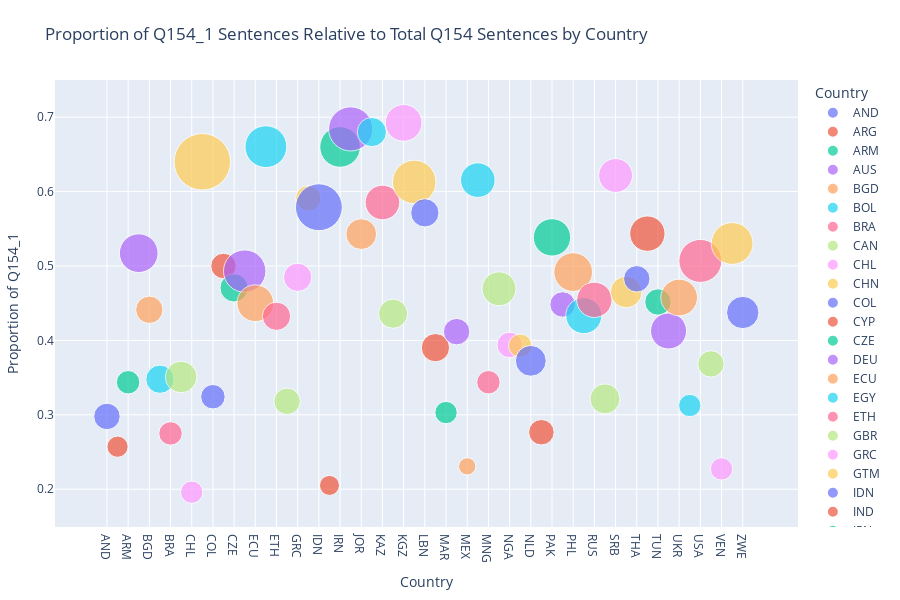

The cell this chart's notebook holds for it:
### Code cell
## (Visualization -I) ##

# This code filters predicted Q154-related labels from the predictions dataset,
# calculates sentence counts and proportions of given response per country,
# prepares the data for ordered plotting,
# then creates and displays a scatter plot showing the proportion of Q154_1 sentences relative to total Q154 sentences by country,
# with point sizes representing sentence counts, x-axis showing the countries and y-axis the proportion of given response to total count responses.

%run visualize_preds_props.py

### Figure 1 — Plotly figure (JSON) as saved in the notebook; plotly's stock layout.template omitted (floating-point values rounded to 4 significant figures)
{"data": [{"hovertemplate": "<b>%{hovertext}</b><br><br>Country=%{x}<br>Proportion of Q154_1=%{y}<br>Sentence Count=%{marker.size}<extra></extra>", "hovertext": ["AND"], "legendgroup": "AND", "marker": {"color": "#636efa", "size": [14], "sizemode": "area", "sizeref": 0.04, "symbol": "circle"}, "mode": "markers", "name": "AND", "orientation": "v", "showlegend": true, "type": "scatter", "x": ["AND"], "xaxis": "x", "y": [0.2979], "yaxis": "y"}, {"hovertemplate": "<b>%{hovertext}</b><br><br>Country=%{x}<br>Proportion of Q154_1=%{y}<br>Sentence Count=%{marker.size}<extra></extra>", "hovertext": ["ARG"], "legendgroup": "ARG", "marker": {"color": "#EF553B", "size": [9], "sizemode": "area", "sizeref": 0.04, "symbol": "circle"}, "mode": "markers", "name": "ARG", "orientation": "v", "showlegend": true, "type": "scatter", "x": ["ARG"], "xaxis": "x", "y": [0.2571], "yaxis": "y"}, {"hovertemplate": "<b>%{hovertext}</b><br><br>Country=%{x}<br>Proportion of Q154_1=%{y}<br>Sentence Count=%{marker.size}<extra></extra>", "hovertext": ["ARM"], "legendgroup": "ARM", "marker": {"color": "#00cc96", "size": [11], "sizemode": "area", "sizeref": 0.04, "symbol": "circle"}, "mode": "markers", "name": "ARM", "orientation": "v", "showlegend": true, "type": "scatter", "x": ["ARM"], "xaxis": "x", "y": [0.3438], "yaxis": "y"}, {"hovertemplate": "<b>%{hovertext}</b><br><br>Country=%{x}<br>Proportion of Q154_1=%{y}<br>Sentence Count=%{marker.size}<extra></extra>", "hovertext": ["AUS"], "legendgroup": "AUS", "marker": {"color": "#ab63fa", "size": [30], "sizemode": "area", "sizeref": 0.04, "symbol": "circle"}, "mode": "markers", "name": "AUS", "orientation": "v", "showlegend": true, "type": "scatter", "x": ["AUS"], "xaxis": "x", "y": [0.5172], "yaxis": "y"}, {"hovertemplate": "<b>%{hovertext}</b><br><br>Country=%{x}<br>Proportion of Q154_1=%{y}<br>Sentence Count=%{marker.size}<extra></extra>", "hovertext": ["BGD"], "legendgroup": "BGD", "marker": {"color": "#FFA15A", "size": [15], "sizemode": "area", "sizeref": 0.04, "symbol": "circle"}, "mode": "markers", "name": "BGD", "orientation": "v", "showlegend": true, "type": "scatter", "x": ["BGD"], "xaxis": "x", "y": [0.4412], "yaxis": "y"}, {"hovertemplate": "<b>%{hovertext}</b><br><br>Country=%{x}<br>Proportion of Q154_1=%{y}<br>Sentence Count=%{marker.size}<extra></extra>", "hovertext": ["BOL"], "legendgroup": "BOL", "marker": {"color": "#19d3f3", "size": [16], "sizemode": "area", "sizeref": 0.04, "symbol": "circle"}, "mode": "markers", "name": "BOL", "orientation": "v", "showlegend": true, "type": "scatter", "x": ["BOL"], "xaxis": "x", "y": [0.3478], "yaxis": "y"}, {"hovertemplate": "<b>%{hovertext}</b><br><br>Country=%{x}<br>Proportion of Q154_1=%{y}<br>Sentence Count=%{marker.size}<extra></extra>", "hovertext": ["BRA"], "legendgroup": "BRA", "marker": {"color": "#FF6692", "size": [11], "sizemode": "area", "sizeref": 0.04, "symbol": "circle"}, "mode": "markers", "name": "BRA", "orientation": "v", "showlegend": true, "type": "scatter", "x": ["BRA"], "xaxis": "x", "y": [0.275], "yaxis": "y"}, {"hovertemplate": "<b>%{hovertext}</b><br><br>Country=%{x}<br>Proportion of Q154_1=%{y}<br>Sentence Count=%{marker.size}<extra></extra>", "hovertext": ["CAN"], "legendgroup": "CAN", "marker": {"color": "#B6E880", "size": [20], "sizemode": "area", "sizeref": 0.04, "symbol": "circle"}, "mode": "markers", "name": "CAN", "orientation": "v", "showlegend": true, "type": "scatter", "x": ["CAN"], "xaxis": "x", "y": [0.3509], "yaxis": "y"}, {"hovertemplate": "<b>%{hovertext}</b><br><br>Country=%{x}<br>Proportion of Q154_1=%{y}<br>Sentence Count=%{marker.size}<extra></extra>", "hovertext": ["CHL"], "legendgroup": "CHL", "marker": {"color": "#FF97FF", "size": [10], "sizemode": "area", "sizeref": 0.04, "symbol": "circle"}, "mode": "markers", "name": "CHL", "orientation": "v", "showlegend": true, "type": "scatter", "x": ["CHL"], "xaxis": "x", "y": [0.1961], "yaxis": "y"}, {"hovertemplate": "<b>%{hovertext}</b><br><br>Country=%{x}<br>Proportion of Q154_1=%{y}<br>Sentence Count=%{marker.size}<extra></extra>", "hovertext": ["CHN"], "legendgroup": "CHN", "marker": {"color": "#FECB52", "size": [64], "sizemode": "area", "sizeref": 0.04, "symbol": "circle"}, "mode": "markers", "name": "CHN", "orientation": "v", "showlegend": true, "type": "scatter", "x": ["CHN"], "xaxis": "x", "y": [0.64], "yaxis": "y"}, {"hovertemplate": "<b>%{hovertext}</b><br><br>Country=%{x}<br>Proportion of Q154_1=%{y}<br>Sentence Count=%{marker.size}<extra></extra>", "hovertext": ["COL"], "legendgroup": "COL", "marker": {"color": "#636efa", "size": [12], "sizemode": "area", "sizeref": 0.04, "symbol": "circle"}, "mode": "markers", "name": "COL", "orientation": "v", "showlegend": true, "type": "scatter", "x": ["COL"], "xaxis": "x", "y": [0.3243], "yaxis": "y"}, {"hovertemplate": "<b>%{hovertext}</b><br><br>Country=%{x}<br>Proportion of Q154_1=%{y}<br>Sentence Count=%{marker.size}<extra></extra>", "hovertext": ["CYP"], "legendgroup": "CYP", "marker": {"color": "#EF553B", "size": [13], "sizemode": "area", "sizeref": 0.04, "symbol": "circle"}, "mode": "markers", "name": "CYP", "orientation": "v", "showlegend": true, "type": "scatter", "x": ["CYP"], "xaxis": "x", "y": [0.5], "yaxis": "y"}, {"hovertemplate": "<b>%{hovertext}</b><br><br>Country=%{x}<br>Proportion of Q154_1=%{y}<br>Sentence Count=%{marker.size}<extra></extra>", "hovertext": ["CZE"], "legendgroup": "CZE", "marker": {"color": "#00cc96", "size": [16], "sizemode": "area", "sizeref": 0.04, "symbol": "circle"}, "mode": "markers", "name": "CZE", "orientation": "v", "showlegend": true, "type": "scatter", "x": ["CZE"], "xaxis": "x", "y": [0.4706], "yaxis": "y"}, {"hovertemplate": "<b>%{hovertext}</b><br><br>Country=%{x}<br>Proportion of Q154_1=%{y}<br>Sentence Count=%{marker.size}<extra></extra>", "hovertext": ["DEU"], "legendgroup": "DEU", "marker": {"color": "#ab63fa", "size": [36], "sizemode": "area", "sizeref": 0.04, "symbol": "circle"}, "mode": "markers", "name": "DEU", "orientation": "v", "showlegend": true, "type": "scatter", "x": ["DEU"], "xaxis": "x", "y": [0.4932], "yaxis": "y"}, {"hovertemplate": "<b>%{hovertext}</b><br><br>Country=%{x}<br>Proportion of Q154_1=%{y}<br>Sentence Count=%{marker.size}<extra></extra>", "hovertext": ["ECU"], "legendgroup": "ECU", "marker": {"color": "#FFA15A", "size": [27], "sizemode": "area", "sizeref": 0.04, "symbol": "circle"}, "mode": "markers", "name": "ECU", "orientation": "v", "showlegend": true, "type": "scatter", "x": ["ECU"], "xaxis": "x", "y": [0.45], "yaxis": "y"}, {"hovertemplate": "<b>%{hovertext}</b><br><br>Country=%{x}<br>Proportion of Q154_1=%{y}<br>Sentence Count=%{marker.size}<extra></extra>", "hovertext": ["EGY"], "legendgroup": "EGY", "marker": {"color": "#19d3f3", "size": [35], "sizemode": "area", "sizeref": 0.04, "symbol": "circle"}, "mode": "markers", "name": "EGY", "orientation": "v", "showlegend": true, "type": "scatter", "x": ["EGY"], "xaxis": "x", "y": [0.6604], "yaxis": "y"}, {"hovertemplate": "<b>%{hovertext}</b><br><br>Country=%{x}<br>Proportion of Q154_1=%{y}<br>Sentence Count=%{marker.size}<extra></extra>", "hovertext": ["ETH"], "legendgroup": "ETH", "marker": {"color": "#FF6692", "size": [16], "sizemode": "area", "sizeref": 0.04, "symbol": "circle"}, "mode": "markers", "name": "ETH", "orientation": "v", "showlegend": true, "type": "scatter", "x": ["ETH"], "xaxis": "x", "y": [0.4324], "yaxis": "y"}, {"hovertemplate": "<b>%{hovertext}</b><br><br>Country=%{x}<br>Proportion of Q154_1=%{y}<br>Sentence Count=%{marker.size}<extra></extra>", "hovertext": ["GBR"], "legendgroup": "GBR", "marker": {"color": "#B6E880", "size": [14], "sizemode": "area", "sizeref": 0.04, "symbol": "circle"}, "mode": "markers", "name": "GBR", "orientation": "v", "showlegend": true, "type": "scatter", "x": ["GBR"], "xaxis": "x", "y": [0.3182], "yaxis": "y"}, {"hovertemplate": "<b>%{hovertext}</b><br><br>Country=%{x}<br>Proportion of Q154_1=%{y}<br>Sentence Count=%{marker.size}<extra></extra>", "hovertext": ["GRC"], "legendgroup": "GRC", "marker": {"color": "#FF97FF", "size": [16], "sizemode": "area", "sizeref": 0.04, "symbol": "circle"}, "mode": "markers", "name": "GRC", "orientation": "v", "showlegend": true, "type": "scatter", "x": ["GRC"], "xaxis": "x", "y": [0.4848], "yaxis": "y"}, {"hovertemplate": "<b>%{hovertext}</b><br><br>Country=%{x}<br>Proportion of Q154_1=%{y}<br>Sentence Count=%{marker.size}<extra></extra>", "hovertext": ["GTM"], "legendgroup": "GTM", "marker": {"color": "#FECB52", "size": [13], "sizemode": "area", "sizeref": 0.04, "symbol": "circle"}, "mode": "markers", "name": "GTM", "orientation": "v", "showlegend": true, "type": "scatter", "x": ["GTM"], "xaxis": "x", "y": [0.5909], "yaxis": "y"}, {"hovertemplate": "<b>%{hovertext}</b><br><br>Country=%{x}<br>Proportion of Q154_1=%{y}<br>Sentence Count=%{marker.size}<extra></extra>", "hovertext": ["IDN"], "legendgroup": "IDN", "marker": {"color": "#636efa", "size": [44], "sizemode": "area", "sizeref": 0.04, "symbol": "circle"}, "mode": "markers", "name": "IDN", "orientation": "v", "showlegend": true, "type": "scatter", "x": ["IDN"], "xaxis": "x", "y": [0.5789], "yaxis": "y"}, {"hovertemplate": "<b>%{hovertext}</b><br><br>Country=%{x}<br>Proportion of Q154_1=%{y}<br>Sentence Count=%{marker.size}<extra></extra>", "hovertext": ["IND"], "legendgroup": "IND", "marker": {"color": "#EF553B", "size": [8], "sizemode": "area", "sizeref": 0.04, "symbol": "circle"}, "mode": "markers", "name": "IND", "orientation": "v", "showlegend": true, "type": "scatter", "x": ["IND"], "xaxis": "x", "y": [0.2051], "yaxis": "y"}, {"hovertemplate": "<b>%{hovertext}</b><br><br>Country=%{x}<br>Proportion of Q154_1=%{y}<br>Sentence Count=%{marker.size}<extra></extra>", "hovertext": ["IRN"], "legendgroup": "IRN", "marker": {"color": "#00cc96", "size": [33], "sizemode": "area", "sizeref": 0.04, "symbol": "circle"}, "mode": "markers", "name": "IRN", "orientation": "v", "showlegend": true, "type": "scatter", "x": ["IRN"], "xaxis": "x", "y": [0.66], "yaxis": "y"}, {"hovertemplate": "<b>%{hovertext}</b><br><br>Country=%{x}<br>Proportion of Q154_1=%{y}<br>Sentence Count=%{marker.size}<extra></extra>", "hovertext": ["IRQ"], "legendgroup": "IRQ", "marker": {"color": "#ab63fa", "size": [39], "sizemode": "area", "sizeref": 0.04, "symbol": "circle"}, "mode": "markers", "name": "IRQ", "orientation": "v", "showlegend": true, "type": "scatter", "x": ["IRQ"], "xaxis": "x", "y": [0.6842], "yaxis": "y"}, {"hovertemplate": "<b>%{hovertext}</b><br><br>Country=%{x}<br>Proportion of Q154_1=%{y}<br>Sentence Count=%{marker.size}<extra></extra>", "hovertext": ["JOR"], "legendgroup": "JOR", "marker": {"color": "#FFA15A", "size": [19], "sizemode": "area", "sizeref": 0.04, "symbol": "circle"}, "mode": "markers", "name": "JOR", "orientation": "v", "showlegend": true, "type": "scatter", "x": ["JOR"], "xaxis": "x", "y": [0.5429], "yaxis": "y"}, {"hovertemplate": "<b>%{hovertext}</b><br><br>Country=%{x}<br>Proportion of Q154_1=%{y}<br>Sentence Count=%{marker.size}<extra></extra>", "hovertext": ["JPN"], "legendgroup": "JPN", "marker": {"color": "#19d3f3", "size": [17], "sizemode": "area", "sizeref": 0.04, "symbol": "circle"}, "mode": "markers", "name": "JPN", "orientation": "v", "showlegend": true, "type": "scatter", "x": ["JPN"], "xaxis": "x", "y": [0.68], "yaxis": "y"}, {"hovertemplate": "<b>%{hovertext}</b><br><br>Country=%{x}<br>Proportion of Q154_1=%{y}<br>Sentence Count=%{marker.size}<extra></extra>", "hovertext": ["KAZ"], "legendgroup": "KAZ", "marker": {"color": "#FF6692", "size": [24], "sizemode": "area", "sizeref": 0.04, "symbol": "circle"}, "mode": "markers", "name": "KAZ", "orientation": "v", "showlegend": true, "type": "scatter", "x": ["KAZ"], "xaxis": "x", "y": [0.5854], "yaxis": "y"}, {"hovertemplate": "<b>%{hovertext}</b><br><br>Country=%{x}<br>Proportion of Q154_1=%{y}<br>Sentence Count=%{marker.size}<extra></extra>", "hovertext": ["KEN"], "legendgroup": "KEN", "marker": {"color": "#B6E880", "size": [17], "sizemode": "area", "sizeref": 0.04, "symbol": "circle"}, "mode": "markers", "name": "KEN", "orientation": "v", "showlegend": true, "type": "scatter", "x": ["KEN"], "xaxis": "x", "y": [0.4359], "yaxis": "y"}, {"hovertemplate": "<b>%{hovertext}</b><br><br>Country=%{x}<br>Proportion of Q154_1=%{y}<br>Sentence Count=%{marker.size}<extra></extra>", "hovertext": ["KGZ"], "legendgroup": "KGZ", "marker": {"color": "#FF97FF", "size": [27], "sizemode": "area", "sizeref": 0.04, "symbol": "circle"}, "mode": "markers", "name": "KGZ", "orientation": "v", "showlegend": true, "type": "scatter", "x": ["KGZ"], "xaxis": "x", "y": [0.6923], "yaxis": "y"}, {"hovertemplate": "<b>%{hovertext}</b><br><br>Country=%{x}<br>Proportion of Q154_1=%{y}<br>Sentence Count=%{marker.size}<extra></extra>", "hovertext": ["KOR"], "legendgroup": "KOR", "marker": {"color": "#FECB52", "size": [38], "sizemode": "area", "sizeref": 0.04, "symbol": "circle"}, "mode": "markers", "name": "KOR", "orientation": "v", "showlegend": true, "type": "scatter", "x": ["KOR"], "xaxis": "x", "y": [0.6129], "yaxis": "y"}, {"hovertemplate": "<b>%{hovertext}</b><br><br>Country=%{x}<br>Proportion of Q154_1=%{y}<br>Sentence Count=%{marker.size}<extra></extra>", "hovertext": ["LBN"], "legendgroup": "LBN", "marker": {"color": "#636efa", "size": [16], "sizemode": "area", "sizeref": 0.04, "symbol": "circle"}, "mode": "markers", "name": "LBN", "orientation": "v", "showlegend": true, "type": "scatter", "x": ["LBN"], "xaxis": "x", "y": [0.5714], "yaxis": "y"}, {"hovertemplate": "<b>%{hovertext}</b><br><br>Country=%{x}<br>Proportion of Q154_1=%{y}<br>Sentence Count=%{marker.size}<extra></extra>", "hovertext": ["LBY"], "legendgroup": "LBY", "marker": {"color": "#EF553B", "size": [16], "sizemode": "area", "sizeref": 0.04, "symbol": "circle"}, "mode": "markers", "name": "LBY", "orientation": "v", "showlegend": true, "type": "scatter", "x": ["LBY"], "xaxis": "x", "y": [0.3902], "yaxis": "y"}, {"hovertemplate": "<b>%{hovertext}</b><br><br>Country=%{x}<br>Proportion of Q154_1=%{y}<br>Sentence Count=%{marker.size}<extra></extra>", "hovertext": ["MAR"], "legendgroup": "MAR", "marker": {"color": "#00cc96", "size": [10], "sizemode": "area", "sizeref": 0.04, "symbol": "circle"}, "mode": "markers", "name": "MAR", "orientation": "v", "showlegend": true, "type": "scatter", "x": ["MAR"], "xaxis": "x", "y": [0.303], "yaxis": "y"}, {"hovertemplate": "<b>%{hovertext}</b><br><br>Country=%{x}<br>Proportion of Q154_1=%{y}<br>Sentence Count=%{marker.size}<extra></extra>", "hovertext": ["MDV"], "legendgroup": "MDV", "marker": {"color": "#ab63fa", "size": [14], "sizemode": "area", "sizeref": 0.04, "symbol": "circle"}, "mode": "markers", "name": "MDV", "orientation": "v", "showlegend": true, "type": "scatter", "x": ["MDV"], "xaxis": "x", "y": [0.4118], "yaxis": "y"}, {"hovertemplate": "<b>%{hovertext}</b><br><br>Country=%{x}<br>Proportion of Q154_1=%{y}<br>Sentence Count=%{marker.size}<extra></extra>", "hovertext": ["MEX"], "legendgroup": "MEX", "marker": {"color": "#FFA15A", "size": [6], "sizemode": "area", "sizeref": 0.04, "symbol": "circle"}, "mode": "markers", "name": "MEX", "orientation": "v", "showlegend": true, "type": "scatter", "x": ["MEX"], "xaxis": "x", "y": [0.2308], "yaxis": "y"}, {"hovertemplate": "<b>%{hovertext}</b><br><br>Country=%{x}<br>Proportion of Q154_1=%{y}<br>Sentence Count=%{marker.size}<extra></extra>", "hovertext": ["MMR"], "legendgroup": "MMR", "marker": {"color": "#19d3f3", "size": [24], "sizemode": "area", "sizeref": 0.04, "symbol": "circle"}, "mode": "markers", "name": "MMR", "orientation": "v", "showlegend": true, "type": "scatter", "x": ["MMR"], "xaxis": "x", "y": [0.6154], "yaxis": "y"}, {"hovertemplate": "<b>%{hovertext}</b><br><br>Country=%{x}<br>Proportion of Q154_1=%{y}<br>Sentence Count=%{marker.size}<extra></extra>", "hovertext": ["MNG"], "legendgroup": "MNG", "marker": {"color": "#FF6692", "size": [11], "sizemode": "area", "sizeref": 0.04, "symbol": "circle"}, "mode": "markers", "name": "MNG", "orientation": "v", "showlegend": true, "type": "scatter", "x": ["MNG"], "xaxis": "x", "y": [0.3438], "yaxis": "y"}, {"hovertemplate": "<b>%{hovertext}</b><br><br>Country=%{x}<br>Proportion of Q154_1=%{y}<br>Sentence Count=%{marker.size}<extra></extra>", "hovertext": ["MYS"], "legendgroup": "MYS", "marker": {"color": "#B6E880", "size": [23], "sizemode": "area", "sizeref": 0.04, "symbol": "circle"}, "mode": "markers", "name": "MYS", "orientation": "v", "showlegend": true, "type": "scatter", "x": ["MYS"], "xaxis": "x", "y": [0.4694], "yaxis": "y"}, {"hovertemplate": "<b>%{hovertext}</b><br><br>Country=%{x}<br>Proportion of Q154_1=%{y}<br>Sentence Count=%{marker.size}<extra></extra>", "hovertext": ["NGA"], "legendgroup": "NGA", "marker": {"color": "#FF97FF", "size": [13], "sizemode": "area", "sizeref": 0.04, "symbol": "circle"}, "mode": "markers", "name": "NGA", "orientation": "v", "showlegend": true, "type": "scatter", "x": ["NGA"], "xaxis": "x", "y": [0.3939], "yaxis": "y"}, {"hovertemplate": "<b>%{hovertext}</b><br><br>Country=%{x}<br>Proportion of Q154_1=%{y}<br>Sentence Count=%{marker.size}<extra></extra>", "hovertext": ["NIC"], "legendgroup": "NIC", "marker": {"color": "#FECB52", "size": [11], "sizemode": "area", "sizeref": 0.04, "symbol": "circle"}, "mode": "markers", "name": "NIC", "orientation": "v", "showlegend": true, "type": "scatter", "x": ["NIC"], "xaxis": "x", "y": [0.3929], "yaxis": "y"}, {"hovertemplate": "<b>%{hovertext}</b><br><br>Country=%{x}<br>Proportion of Q154_1=%{y}<br>Sentence Count=%{marker.size}<extra></extra>", "hovertext": ["NLD"], "legendgroup": "NLD", "marker": {"color": "#636efa", "size": [19], "sizemode": "area", "sizeref": 0.04, "symbol": "circle"}, "mode": "markers", "name": "NLD", "orientation": "v", "showlegend": true, "type": "scatter", "x": ["NLD"], "xaxis": "x", "y": [0.3725], "yaxis": "y"}, {"hovertemplate": "<b>%{hovertext}</b><br><br>Country=%{x}<br>Proportion of Q154_1=%{y}<br>Sentence Count=%{marker.size}<extra></extra>", "hovertext": ["NZL"], "legendgroup": "NZL", "marker": {"color": "#EF553B", "size": [13], "sizemode": "area", "sizeref": 0.04, "symbol": "circle"}, "mode": "markers", "name": "NZL", "orientation": "v", "showlegend": true, "type": "scatter", "x": ["NZL"], "xaxis": "x", "y": [0.2766], "yaxis": "y"}, {"hovertemplate": "<b>%{hovertext}</b><br><br>Country=%{x}<br>Proportion of Q154_1=%{y}<br>Sentence Count=%{marker.size}<extra></extra>", "hovertext": ["PAK"], "legendgroup": "PAK", "marker": {"color": "#00cc96", "size": [28], "sizemode": "area", "sizeref": 0.04, "symbol": "circle"}, "mode": "markers", "name": "PAK", "orientation": "v", "showlegend": true, "type": "scatter", "x": ["PAK"], "xaxis": "x", "y": [0.5385], "yaxis": "y"}, {"hovertemplate": "<b>%{hovertext}</b><br><br>Country=%{x}<br>Proportion of Q154_1=%{y}<br>Sentence Count=%{marker.size}<extra></extra>", "hovertext": ["PER"], "legendgroup": "PER", "marker": {"color": "#ab63fa", "size": [13], "sizemode": "area", "sizeref": 0.04, "symbol": "circle"}, "mode": "markers", "name": "PER", "orientation": "v", "showlegend": true, "type": "scatter", "x": ["PER"], "xaxis": "x", "y": [0.4483], "yaxis": "y"}, {"hovertemplate": "<b>%{hovertext}</b><br><br>Country=%{x}<br>Proportion of Q154_1=%{y}<br>Sentence Count=%{marker.size}<extra></extra>", "hovertext": ["PHL"], "legendgroup": "PHL", "marker": {"color": "#FFA15A", "size": [30], "sizemode": "area", "sizeref": 0.04, "symbol": "circle"}, "mode": "markers", "name": "PHL", "orientation": "v", "showlegend": true, "type": "scatter", "x": ["PHL"], "xaxis": "x", "y": [0.4918], "yaxis": "y"}, {"hovertemplate": "<b>%{hovertext}</b><br><br>Country=%{x}<br>Proportion of Q154_1=%{y}<br>Sentence Count=%{marker.size}<extra></extra>", "hovertext": ["ROU"], "legendgroup": "ROU", "marker": {"color": "#19d3f3", "size": [26], "sizemode": "area", "sizeref": 0.04, "symbol": "circle"}, "mode": "markers", "name": "ROU", "orientation": "v", "showlegend": true, "type": "scatter", "x": ["ROU"], "xaxis": "x", "y": [0.4333], "yaxis": "y"}, {"hovertemplate": "<b>%{hovertext}</b><br><br>Country=%{x}<br>Proportion of Q154_1=%{y}<br>Sentence Count=%{marker.size}<extra></extra>", "hovertext": ["RUS"], "legendgroup": "RUS", "marker": {"color": "#FF6692", "size": [25], "sizemode": "area", "sizeref": 0.04, "symbol": "circle"}, "mode": "markers", "name": "RUS", "orientation": "v", "showlegend": true, "type": "scatter", "x": ["RUS"], "xaxis": "x", "y": [0.4545], "yaxis": "y"}, {"hovertemplate": "<b>%{hovertext}</b><br><br>Country=%{x}<br>Proportion of Q154_1=%{y}<br>Sentence Count=%{marker.size}<extra></extra>", "hovertext": ["SGP"], "legendgroup": "SGP", "marker": {"color": "#B6E880", "size": [18], "sizemode": "area", "sizeref": 0.04, "symbol": "circle"}, "mode": "markers", "name": "SGP", "orientation": "v", "showlegend": true, "type": "scatter", "x": ["SGP"], "xaxis": "x", "y": [0.3214], "yaxis": "y"}, {"hovertemplate": "<b>%{hovertext}</b><br><br>Country=%{x}<br>Proportion of Q154_1=%{y}<br>Sentence Count=%{marker.size}<extra></extra>", "hovertext": ["SRB"], "legendgroup": "SRB", "marker": {"color": "#FF97FF", "size": [23], "sizemode": "area", "sizeref": 0.04, "symbol": "circle"}, "mode": "markers", "name": "SRB", "orientation": "v", "showlegend": true, "type": "scatter", "x": ["SRB"], "xaxis": "x", "y": [0.6216], "yaxis": "y"}, {"hovertemplate": "<b>%{hovertext}</b><br><br>Country=%{x}<br>Proportion of Q154_1=%{y}<br>Sentence Count=%{marker.size}<extra></extra>", "hovertext": ["SVK"], "legendgroup": "SVK", "marker": {"color": "#FECB52", "size": [20], "sizemode": "area", "sizeref": 0.04, "symbol": "circle"}, "mode": "markers", "name": "SVK", "orientation": "v", "showlegend": true, "type": "scatter", "x": ["SVK"], "xaxis": "x", "y": [0.4651], "yaxis": "y"}, {"hovertemplate": "<b>%{hovertext}</b><br><br>Country=%{x}<br>Proportion of Q154_1=%{y}<br>Sentence Count=%{marker.size}<extra></extra>", "hovertext": ["THA"], "legendgroup": "THA", "marker": {"color": "#636efa", "size": [14], "sizemode": "area", "sizeref": 0.04, "symbol": "circle"}, "mode": "markers", "name": "THA", "orientation": "v", "showlegend": true, "type": "scatter", "x": ["THA"], "xaxis": "x", "y": [0.4828], "yaxis": "y"}, {"hovertemplate": "<b>%{hovertext}</b><br><br>Country=%{x}<br>Proportion of Q154_1=%{y}<br>Sentence Count=%{marker.size}<extra></extra>", "hovertext": ["TJK"], "legendgroup": "TJK", "marker": {"color": "#EF553B", "size": [25], "sizemode": "area", "sizeref": 0.04, "symbol": "circle"}, "mode": "markers", "name": "TJK", "orientation": "v", "showlegend": true, "type": "scatter", "x": ["TJK"], "xaxis": "x", "y": [0.5435], "yaxis": "y"}, {"hovertemplate": "<b>%{hovertext}</b><br><br>Country=%{x}<br>Proportion of Q154_1=%{y}<br>Sentence Count=%{marker.size}<extra></extra>", "hovertext": ["TUN"], "legendgroup": "TUN", "marker": {"color": "#00cc96", "size": [14], "sizemode": "area", "sizeref": 0.04, "symbol": "circle"}, "mode": "markers", "name": "TUN", "orientation": "v", "showlegend": true, "type": "scatter", "x": ["TUN"], "xaxis": "x", "y": [0.4516], "yaxis": "y"}, {"hovertemplate": "<b>%{hovertext}</b><br><br>Country=%{x}<br>Proportion of Q154_1=%{y}<br>Sentence Count=%{marker.size}<extra></extra>", "hovertext": ["TUR"], "legendgroup": "TUR", "marker": {"color": "#ab63fa", "size": [26], "sizemode": "area", "sizeref": 0.04, "symbol": "circle"}, "mode": "markers", "name": "TUR", "orientation": "v", "showlegend": true, "type": "scatter", "x": ["TUR"], "xaxis": "x", "y": [0.4127], "yaxis": "y"}, {"hovertemplate": "<b>%{hovertext}</b><br><br>Country=%{x}<br>Proportion of Q154_1=%{y}<br>Sentence Count=%{marker.size}<extra></extra>", "hovertext": ["UKR"], "legendgroup": "UKR", "marker": {"color": "#FFA15A", "size": [27], "sizemode": "area", "sizeref": 0.04, "symbol": "circle"}, "mode": "markers", "name": "UKR", "orientation": "v", "showlegend": true, "type": "scatter", "x": ["UKR"], "xaxis": "x", "y": [0.4576], "yaxis": "y"}, {"hovertemplate": "<b>%{hovertext}</b><br><br>Country=%{x}<br>Proportion of Q154_1=%{y}<br>Sentence Count=%{marker.size}<extra></extra>", "hovertext": ["URY"], "legendgroup": "URY", "marker": {"color": "#19d3f3", "size": [10], "sizemode": "area", "sizeref": 0.04, "symbol": "circle"}, "mode": "markers", "name": "URY", "orientation": "v", "showlegend": true, "type": "scatter", "x": ["URY"], "xaxis": "x", "y": [0.3125], "yaxis": "y"}, {"hovertemplate": "<b>%{hovertext}</b><br><br>Country=%{x}<br>Proportion of Q154_1=%{y}<br>Sentence Count=%{marker.size}<extra></extra>", "hovertext": ["USA"], "legendgroup": "USA", "marker": {"color": "#FF6692", "size": [37], "sizemode": "area", "sizeref": 0.04, "symbol": "circle"}, "mode": "markers", "name": "USA", "orientation": "v", "showlegend": true, "type": "scatter", "x": ["USA"], "xaxis": "x", "y": [0.5068], "yaxis": "y"}, {"hovertemplate": "<b>%{hovertext}</b><br><br>Country=%{x}<br>Proportion of Q154_1=%{y}<br>Sentence Count=%{marker.size}<extra></extra>", "hovertext": ["UZB"], "legendgroup": "UZB", "marker": {"color": "#B6E880", "size": [14], "sizemode": "area", "sizeref": 0.04, "symbol": "circle"}, "mode": "markers", "name": "UZB", "orientation": "v", "showlegend": true, "type": "scatter", "x": ["UZB"], "xaxis": "x", "y": [0.3684], "yaxis": "y"}, {"hovertemplate": "<b>%{hovertext}</b><br><br>Country=%{x}<br>Proportion of Q154_1=%{y}<br>Sentence Count=%{marker.size}<extra></extra>", "hovertext": ["VEN"], "legendgroup": "VEN", "marker": {"color": "#FF97FF", "size": [10], "sizemode": "area", "sizeref": 0.04, "symbol": "circle"}, "mode": "markers", "name": "VEN", "orientation": "v", "showlegend": true, "type": "scatter", "x": ["VEN"], "xaxis": "x", "y": [0.2273], "yaxis": "y"}, {"hovertemplate": "<b>%{hovertext}</b><br><br>Country=%{x}<br>Proportion of Q154_1=%{y}<br>Sentence Count=%{marker.size}<extra></extra>", "hovertext": ["VNM"], "legendgroup": "VNM", "marker": {"color": "#FECB52", "size": [35], "sizemode": "area", "sizeref": 0.04, "symbol": "circle"}, "mode": "markers", "name": "VNM", "orientation": "v", "showlegend": true, "type": "scatter", "x": ["VNM"], "xaxis": "x", "y": [0.5303], "yaxis": "y"}, {"hovertemplate": "<b>%{hovertext}</b><br><br>Country=%{x}<br>Proportion of Q154_1=%{y}<br>Sentence Count=%{marker.size}<extra></extra>", "hovertext": ["ZWE"], "legendgroup": "ZWE", "marker": {"color": "#636efa", "size": [21], "sizemode": "area", "sizeref": 0.04, "symbol": "circle"}, "mode": "markers", "name": "ZWE", "orientation": "v", "showlegend": true, "type": "scatter", "x": ["ZWE"], "xaxis": "x", "y": [0.4375], "yaxis": "y"}], "layout": {"height": 600, "legend": {"itemsizing": "constant", "title": {"text": "Country"}, "tracegroupgap": 0}, "margin": {"b": 40, "l": 40, "r": 40, "t": 80}, "title": {"text": "Proportion of Q154_1 Sentences Relative to Total Q154 Sentences by Country"}, "xaxis": {"anchor": "y", "categoryarray": ["AND", "ARG", "ARM", "AUS", "BGD", "BOL", "BRA", "CAN", "CHL", "CHN", "COL", "CYP", "CZE", "DEU", "ECU", "EGY", "ETH", "GBR", "GRC", "GTM", "IDN", "IND", "IRN", "IRQ", "JOR", "JPN", "KAZ", "KEN", "KGZ", "KOR", "LBN", "LBY", "MAR", "MDV", "MEX", "MMR", "MNG", "MYS", "NGA", "NIC", "NLD", "NZL", "PAK", "PER", "PHL", "ROU", "RUS", "SGP", "SRB", "SVK", "THA", "TJK", "TUN", "TUR", "UKR", "URY", "USA", "UZB", "VEN", "VNM", "ZWE"], "categoryorder": "array", "domain": [0, 1], "title": {"text": "Country"}}, "yaxis": {"anchor": "x", "domain": [0, 1], "title": {"text": "Proportion of Q154_1"}}}}
